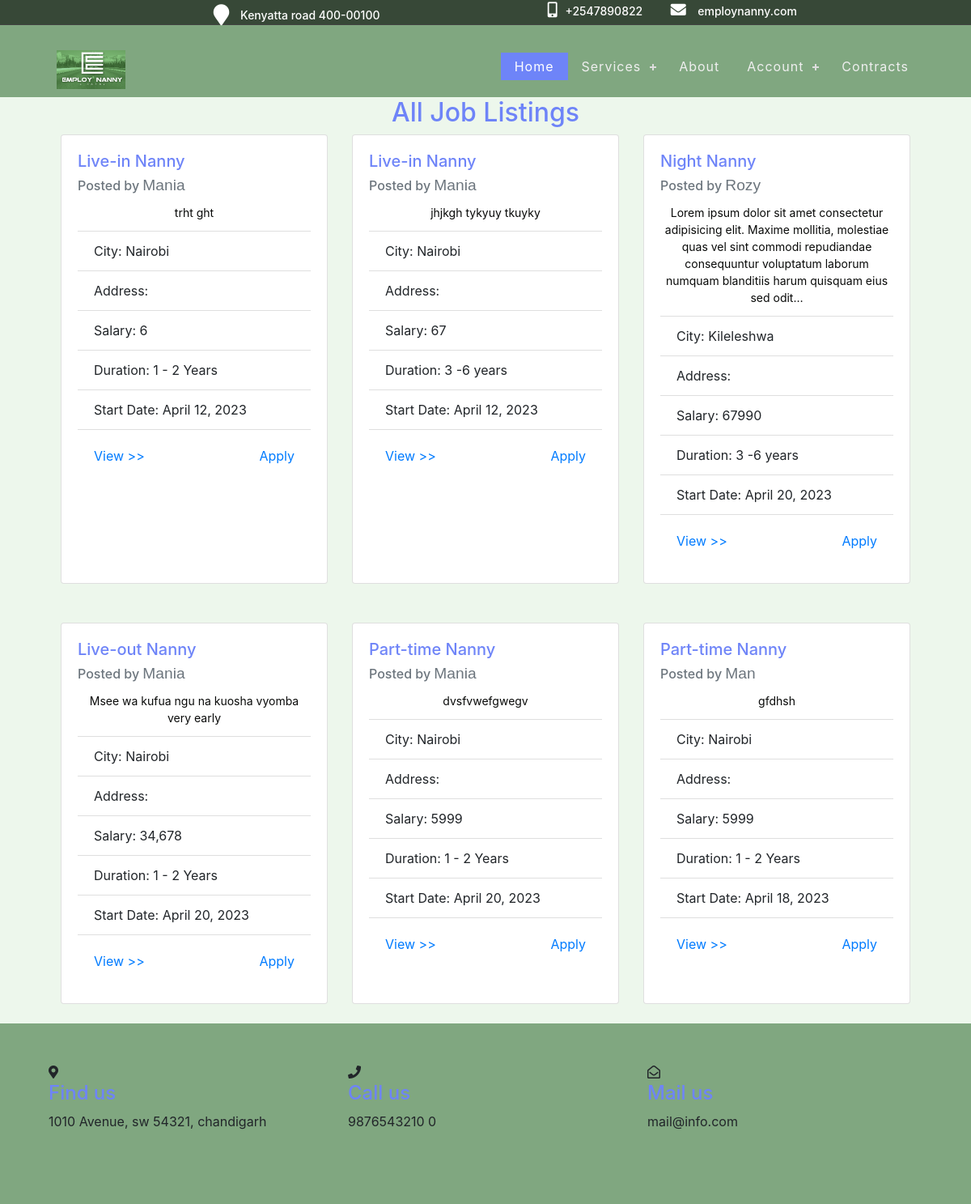
The app's page /job_listing (upper part), older data.
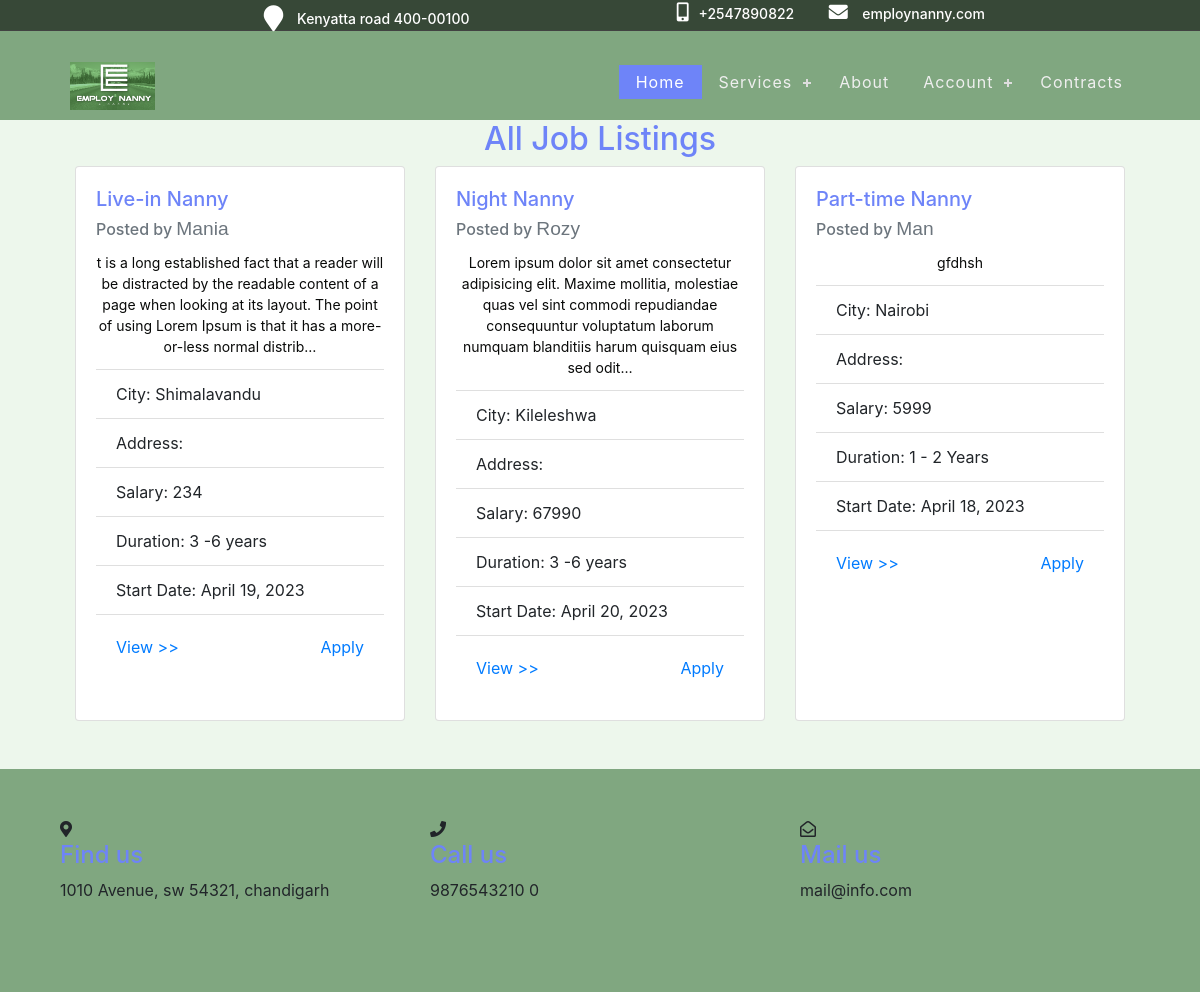
The same page, newer data.
### jobapp/models.py (models this page shows, shortened)
class jobModel(models.Model):
    employer = models.ForeignKey(User, on_delete=models.CASCADE)
    category = models.CharField(max_length=100, choices=CATEGORIES)
    city = models.CharField(max_length=100)
    addresss = models.CharField(max_length=100)
    salary = models.CharField(max_length=100)
    language = models.CharField(max_length=100)
    nanny_age = models.CharField(max_length=100, choices=AGE_GROUP_CHOICES)
    hours_per_day = models.IntegerField(default=2)
    start_date = models.DateField()
    years_of_experience = models.IntegerField(default=0)
    duration = models.CharField(max_length=100, choices=CONTRACT_DURATION)
    date_posted = models.DateTimeField(auto_now_add=True)
    job_description = models.TextField(blank=True)

### jobapp/views.py (the view)
# urls.py: path('job_listing', views.job_listings, name="job_listing"),
def job_listings(request):
    jobs = jobModel.objects.all().order_by('-date_posted')
    context = {'jobs': jobs}
    return render(request, 'jobapp/joblistings.html', context)

### jobapp/templates/jobapp/joblistings.html (shortened to what this page needs)
{% extends 'jobapp/base.html' %}
{% block content %}
  <h2 class="text-center">All Job Listings</h2>
  <div class="container" style="max-width: 90%">
    <div class="row justify-content-center mb-4 px-6">
      {% for job in jobs %}
        <div class="col-md-4 mb-4">
          <div class="card h-100">
            <div class="card-body">
              <h5 class="card-title">{{ job.category }}</h5>
              <h6 class="card-subtitle mb-2 text-muted">Posted by <span class="employer">{{ job.employer.username }}</span></h6>
              <p class="card-text">{{ job.job_description|truncatechars:200 }}</p>
              <ul class="list-group list-group-flush">
                <li class="list-group-item">City: {{ job.city }}</li>
                <li class="list-group-item">Address: {{ job.address }}</li>
                <li class="list-group-item">Salary: {{ job.salary }}</li>
                <li class="list-group-item">Duration: {{ job.duration }}</li>
                <li class="list-group-item">Start Date: {{ job.start_date }}</li>
              </ul>
              <div class="card-body d-flex justify-content-between align-items-end">
                <a href="{% url 'job_detail' job_id=job.pk %}" class="card-link float-left">View >></a>
                <a href="#" class="card-link ml-auto">Apply</a>
              </div>
            </div>
          </div>
        </div>
        {% if forloop.counter|divisibleby:3 %}
          </div><div class="row justify-content-center">
        {% endif %}
      {% endfor %}
    </div>
  </div>
{% endblock %}

Row changes from the older to the newer data that the page shows:
removed jobModel: category "Live-in Nanny", employer.username "Mania", job_description "trht ght", city "Nairobi", salary "6", duration "1 - 2 Years", start_date "April 12, 2023"
removed jobModel: category "Live-in Nanny", employer.username "Mania", job_description "jhjkgh tykyuy tkuyky", city "Nairobi", salary "67", duration "3 -6 years", start_date "April 12, 2023"
removed jobModel: category "Live-out Nanny", employer.username "Mania", job_description "Msee wa kufua ngu na kuosha vyomba very early", city "Nairobi", salary "34,678", duration "1 - 2 Years", start_date "April 20, 2023"
removed jobModel: category "Part-time Nanny", employer.username "Mania", job_description "dvsfvwefgwegv", city "Nairobi", salary "5999", duration "1 - 2 Years", start_date "April 20, 2023"
added jobModel: category "Live-in Nanny", employer.username "Mania", job_description "t is a long established fact that a reader will be distracted by the readable content of a page when looking at its layout. The point of using Lorem Ipsum is that it has a more-or-less normal distrib…", city "Shimalavandu", salary "234", duration "3 -6 years", start_date "April 19, 2023"
